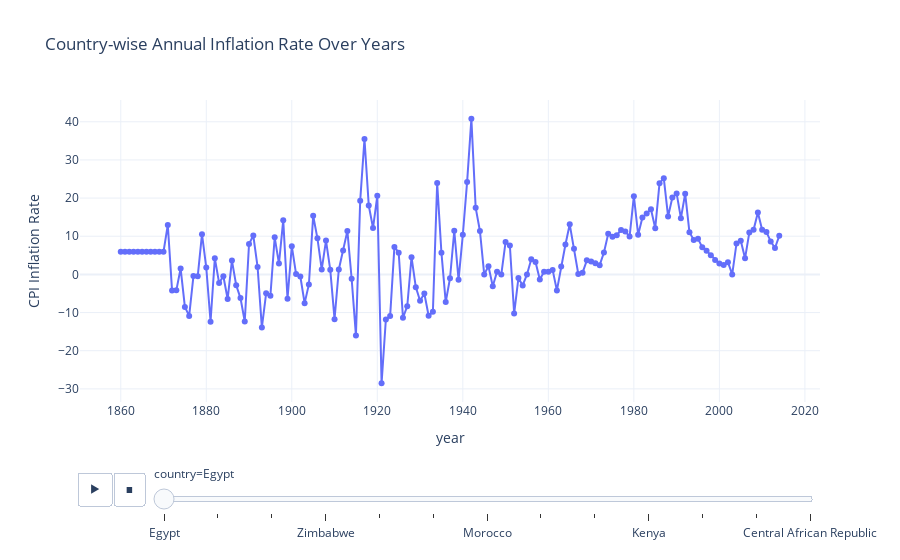

Notebook cell for this chart:
### Code cell
# Country-wise inflation rate over years
fig = px.line(df.sort_values(by='year'), x='year', y='inflation_annual_cpi', animation_frame='country', labels={'inflation_annual_cpi': 'CPI Inflation Rate'}, color='country', markers=True, template='plotly_white', title='Country-wise Annual Inflation Rate Over Years')
fig.update_traces(showlegend=False)
fig.show()

### Figure 1 — Plotly figure (JSON) as saved in the notebook; plotly's stock layout.template omitted (floating-point values rounded to 4 significant figures; data arrays with more than 128 entries replaced by an {"elided": "..."} marker saying what was removed)
{"data": [{"hovertemplate": "country=Egypt<br>year=%{x}<br>CPI Inflation Rate=%{y}<extra></extra>", "legendgroup": "Egypt", "line": {"color": "#636efa", "dash": "solid"}, "marker": {"symbol": "circle"}, "mode": "lines+markers", "name": "Egypt", "orientation": "v", "showlegend": false, "type": "scatter", "x": {"elided": "155 int values"}, "xaxis": "x", "y": {"elided": "155 float values"}, "yaxis": "y"}], "layout": {"legend": {"title": {"text": "country"}, "tracegroupgap": 0}, "sliders": [{"active": 0, "currentvalue": {"prefix": "country="}, "len": 0.9, "pad": {"b": 10, "t": 60}, "steps": [{"args": [["Egypt"], {"frame": {"duration": 0, "redraw": false}, "fromcurrent": true, "mode": "immediate", "transition": {"duration": 0, "easing": "linear"}}], "label": "Egypt", "method": "animate"}, {"args": [["Algeria"], {"frame": {"duration": 0, "redraw": false}, "fromcurrent": true, "mode": "immediate", "transition": {"duration": 0, "easing": "linear"}}], "label": "Algeria", "method": "animate"}, {"args": [["South Africa"], {"frame": {"duration": 0, "redraw": false}, "fromcurrent": true, "mode": "immediate", "transition": {"duration": 0, "easing": "linear"}}], "label": "South Africa", "method": "animate"}, {"args": [["Zimbabwe"], {"frame": {"duration": 0, "redraw": false}, "fromcurrent": true, "mode": "immediate", "transition": {"duration": 0, "easing": "linear"}}], "label": "Zimbabwe", "method": "animate"}, {"args": [["Angola"], {"frame": {"duration": 0, "redraw": false}, "fromcurrent": true, "mode": "immediate", "transition": {"duration": 0, "easing": "linear"}}], "label": "Angola", "method": "animate"}, {"args": [["Tunisia"], {"frame": {"duration": 0, "redraw": false}, "fromcurrent": true, "mode": "immediate", "transition": {"duration": 0, "easing": "linear"}}], "label": "Tunisia", "method": "animate"}, {"args": [["Morocco"], {"frame": {"duration": 0, "redraw": false}, "fromcurrent": true, "mode": "immediate", "transition": {"duration": 0, "easing": "linear"}}], "label": "Morocco", "method": "animate"}, {"args": [["Zambia"], {"frame": {"duration": 0, "redraw": false}, "fromcurrent": true, "mode": "immediate", "transition": {"duration": 0, "easing": "linear"}}], "label": "Zambia", "method": "animate"}, {"args": [["Mauritius"], {"frame": {"duration": 0, "redraw": false}, "fromcurrent": true, "mode": "immediate", "transition": {"duration": 0, "easing": "linear"}}], "label": "Mauritius", "method": "animate"}, {"args": [["Kenya"], {"frame": {"duration": 0, "redraw": false}, "fromcurrent": true, "mode": "immediate", "transition": {"duration": 0, "easing": "linear"}}], "label": "Kenya", "method": "animate"}, {"args": [["Ivory Coast"], {"frame": {"duration": 0, "redraw": false}, "fromcurrent": true, "mode": "immediate", "transition": {"duration": 0, "easing": "linear"}}], "label": "Ivory Coast", "method": "animate"}, {"args": [["Nigeria"], {"frame": {"duration": 0, "redraw": false}, "fromcurrent": true, "mode": "immediate", "transition": {"duration": 0, "easing": "linear"}}], "label": "Nigeria", "method": "animate"}, {"args": [["Central African Republic"], {"frame": {"duration": 0, "redraw": false}, "fromcurrent": true, "mode": "immediate", "transition": {"duration": 0, "easing": "linear"}}], "label": "Central African Republic", "method": "animate"}], "x": 0.1, "xanchor": "left", "y": 0, "yanchor": "top"}], "title": {"text": "Country-wise Annual Inflation Rate Over Years"}, "updatemenus": [{"buttons": [{"args": [null, {"frame": {"duration": 500, "redraw": false}, "fromcurrent": true, "mode": "immediate", "transition": {"duration": 500, "easing": "linear"}}], "label": "&#9654;", "method": "animate"}, {"args": [[null], {"frame": {"duration": 0, "redraw": false}, "fromcurrent": true, "mode": "immediate", "transition": {"duration": 0, "easing": "linear"}}], "label": "&#9724;", "method": "animate"}], "direction": "left", "pad": {"r": 10, "t": 70}, "showactive": false, "type": "buttons", "x": 0.1, "xanchor": "right", "y": 0, "yanchor": "top"}], "xaxis": {"anchor": "y", "domain": [0, 1], "title": {"text": "year"}}, "yaxis": {"anchor": "x", "domain": [0, 1], "title": {"text": "CPI Inflation Rate"}}}}
